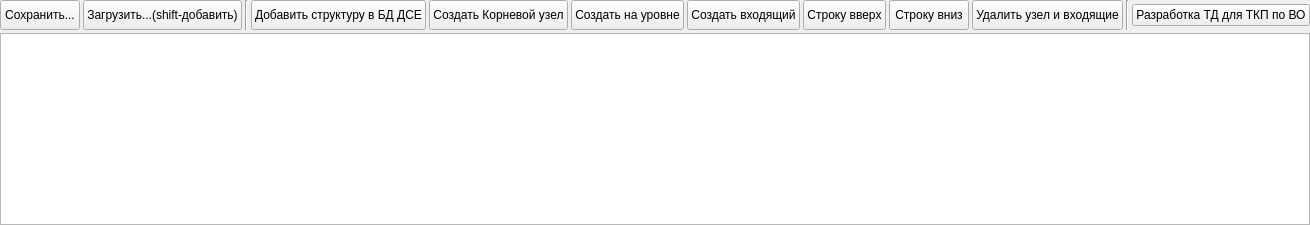
           <widget class="QWidget" name="tab_7">
            <attribute name="title">
             <string>Разработка МК</string>
            </attribute>
            <layout class="QVBoxLayout" name="verticalLayout_8">
             <property name="spacing">
              <number>3</number>
             </property>
             <property name="leftMargin">
              <number>0</number>
             </property>
             <property name="topMargin">
              <number>0</number>
             </property>
             <property name="rightMargin">
              <number>0</number>
             </property>
             <property name="bottomMargin">
              <number>0</number>
             </property>
             <item>
              <layout class="QHBoxLayout" name="horizontalLayout_3">
               <item>
                <widget class="QPushButton" name="btn_save_cust_drevo">
                 <property name="minimumSize">
                  <size>
                   <width>0</width>
                   <height>30</height>
                  </size>
                 </property>
                 <property name="text">
                  <string>Сохранить...</string>
                 </property>
                </widget>
               </item>
               <item>
                <widget class="QPushButton" name="btn_load_cust_drevo">
                 <property name="minimumSize">
                  <size>
                   <width>0</width>
                   <height>30</height>
                  </size>
                 </property>
                 <property name="text">
                  <string>Загрузить...(shift-добавить)</string>
                 </property>
                </widget>
               </item>
               <item>
                <widget class="Line" name="line_9">
                 <property name="orientation">
                  <enum>Qt::Vertical</enum>
                 </property>
                </widget>
               </item>
               <item>
                <widget class="QPushButton" name="pushButton_push_strukt_into_db_dse">
                 <property name="minimumSize">
                  <size>
                   <width>0</width>
                   <height>30</height>
                  </size>
                 </property>
                 <property name="text">
                  <string>Добавить структуру в БД ДСЕ</string>
                 </property>
                </widget>
               </item>
               <item>
                <widget class="QPushButton" name="pushButton_create_koren">
                 <property name="minimumSize">
                  <size>
                   <width>0</width>
                   <height>30</height>
                  </size>
                 </property>
                 <property name="text">
                  <string>Создать Корневой узел</string>
                 </property>
                </widget>
               </item>
               <item>
                <widget class="QPushButton" name="pushButton_create_paralel">
                 <property name="minimumSize">
                  <size>
                   <width>0</width>
                   <height>30</height>
                  </size>
                 </property>
                 <property name="text">
                  <string>Создать на уровне</string>
                 </property>
                </widget>
               </item>
               <item>
                <widget class="QPushButton" name="pushButton_create_vxodyash">
                 <property name="minimumSize">
                  <size>
                   <width>0</width>
                   <height>30</height>
                  </size>
                 </property>
                 <property name="text">
                  <string>Создать входящий</string>
                 </property>
                </widget>
               </item>
               <item>
                <widget class="QPushButton" name="pushButton_up_row">
                 <property name="minimumSize">
                  <size>
                   <width>0</width>
                   <height>30</height>
                  </size>
                 </property>
                 <property name="text">
                  <string>Строку вверх</string>
                 </property>
                </widget>
               </item>
               <item>
                <widget class="QPushButton" name="pushButton_down_row">
                 <property name="minimumSize">
                  <size>
                   <width>0</width>
                   <height>30</height>
                  </size>
                 </property>
                 <property name="text">
                  <string>Строку вниз</string>
                 </property>
                </widget>
               </item>
               <item>
                <widget class="QPushButton" name="pushButton_create_udalituzel">
                 <property name="minimumSize">
                  <size>
                   <width>0</width>
                   <height>30</height>
                  </size>
                 </property>
                 <property name="text">
                  <string>Удалить узел и входящие</string>
                 </property>
                </widget>
               </item>
               <item>
                <widget class="Line" name="line_8">
                 <property name="orientation">
                  <enum>Qt::Vertical</enum>
                 </property>
                </widget>
               </item>
               <item>
                <widget class="QPushButton" name="btn_vigruzka_norm_mat">
                 <property name="text">
                  <string>Разработка ТД для ТКП по ВО</string>
                 </property>
                </widget>
               </item>
              </layout>
             </item>
             <item>
              <widget class="QTableWidget" name="table_razr_MK">
               <property name="focusPolicy">
                <enum>Qt::ClickFocus</enum>
               </property>
              </widget>
             </item>
            </layout>
           </widget>
